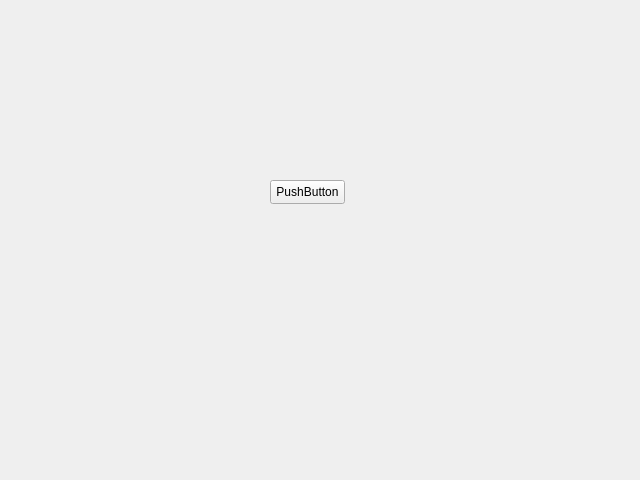
<?xml version="1.0" encoding="UTF-8"?>
<ui version="4.0">
 <class>Item</class>
 <widget class="QWidget" name="Item">
  <property name="geometry">
   <rect>
    <x>0</x>
    <y>0</y>
    <width>640</width>
    <height>480</height>
   </rect>
  </property>
  <property name="windowTitle">
   <string>Form</string>
  </property>
  <widget class="QPushButton" name="pushButton">
   <property name="geometry">
    <rect>
     <x>270</x>
     <y>180</y>
     <width>75</width>
     <height>24</height>
    </rect>
   </property>
   <property name="text">
    <string>PushButton</string>
   </property>
  </widget>
 </widget>
 <resources/>
 <connections/>
</ui>
